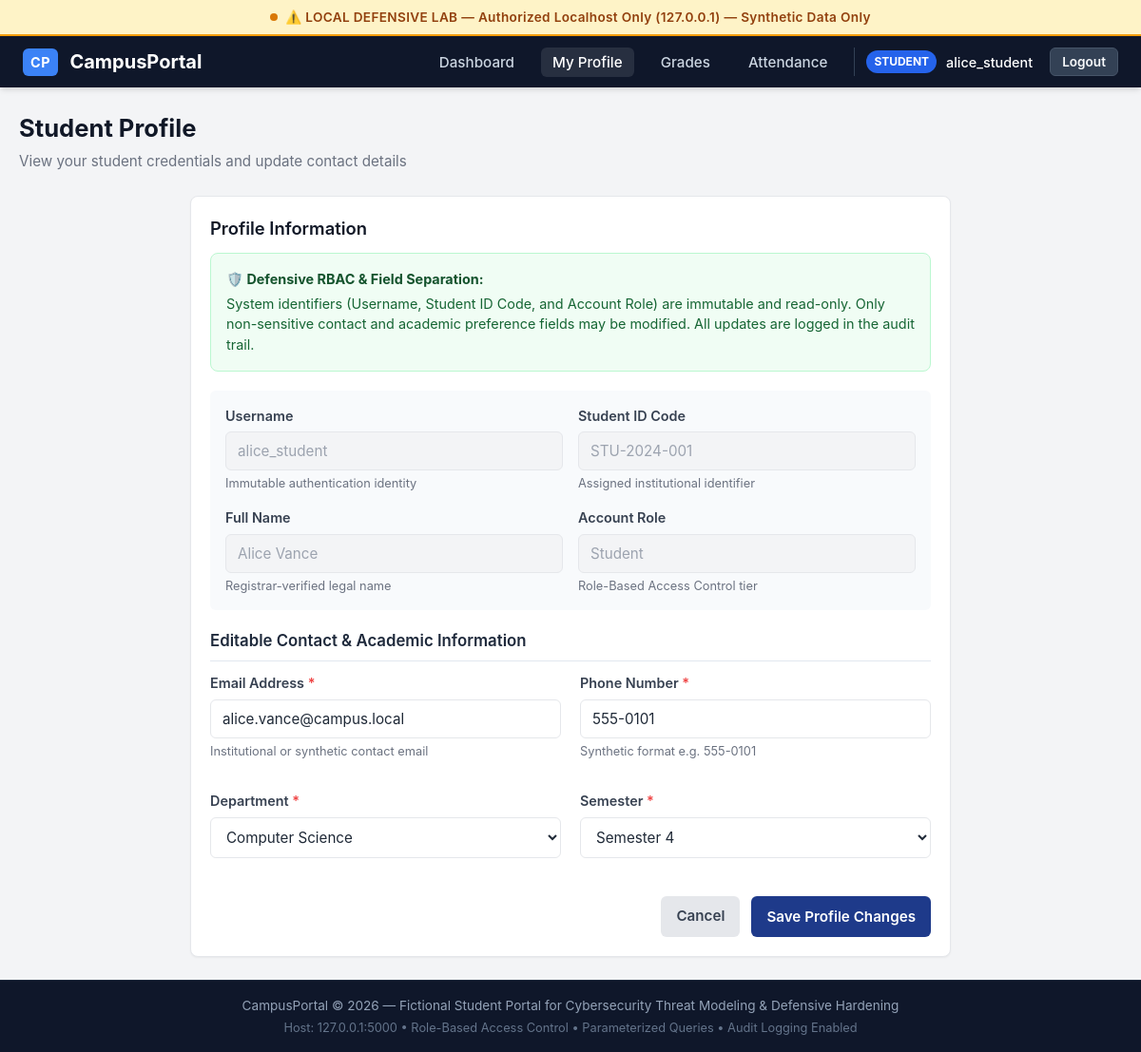
Page /student/profile (signed in) on the committed database.
### tables this page shows
CREATE TABLE users (
            id INTEGER PRIMARY KEY AUTOINCREMENT,
            username TEXT UNIQUE NOT NULL,
            password_hash TEXT NOT NULL,
            role TEXT NOT NULL CHECK(role IN ('student', 'faculty', 'admin')),
            is_active INTEGER NOT NULL DEFAULT 1,
            created_at TEXT NOT NULL,
            last_login TEXT
        );

CREATE TABLE students (
            id INTEGER PRIMARY KEY AUTOINCREMENT,
            user_id INTEGER UNIQUE NOT NULL,
            student_id_code TEXT UNIQUE NOT NULL,
            full_name TEXT NOT NULL,
            email TEXT NOT NULL,
            phone TEXT NOT NULL,
            department TEXT NOT NULL,
            semester INTEGER NOT NULL,
            FOREIGN KEY (user_id) REFERENCES users(id) ON DELETE CASCADE
        );

### app.py (the view, shortened to what this page needs)
    @app.route("/student/profile", methods=["GET", "POST"])
    @roles_required("student")
    def student_profile():
        user_id = session["user_id"]
        conn = get_db_connection(app.config["DATABASE_PATH"])
        student = conn.execute(
            "SELECT * FROM students WHERE user_id = ?", (user_id,)
        ).fetchone()
        if not student:
            conn.close()
            abort(404)
        conn.close()
        return render_template("student/profile.html", student=student, departments=ALLOWED_DEPARTMENTS)

### database.py (called while the page is built)
def get_db_connection(db_path=None):
    if db_path is None:
        try:
            from flask import current_app
            if current_app and current_app.config.get("DATABASE_PATH"):
                db_path = current_app.config["DATABASE_PATH"]
        except (RuntimeError, ImportError):
            pass
    path = db_path or Config.DATABASE_PATH
    conn = sqlite3.connect(path)
    conn.row_factory = sqlite3.Row
    conn.execute("PRAGMA foreign_keys = ON")
    return conn

### security.py (called while the page is built, shortened)
def generate_csrf_token() -> str:
    if "_csrf_token" not in session:
        session["_csrf_token"] = secrets.token_hex(24)
    return session["_csrf_token"]

def roles_required(*allowed_roles):
    def decorator(f):
        @wraps(f)
        def decorated_function(*args, **kwargs):
            user_id = session.get("user_id")
            role = session.get("role")
            username = session.get("username")
            if not user_id or not role:
                flash("Please log in to access this page.", "warning")
                return redirect(url_for("login", next=request.path))
            conn = get_db_connection()
            user = conn.execute(
                "SELECT id, is_active, role FROM users WHERE id = ?", (user_id,)
            ).fetchone()
            conn.close()
            return f(*args, **kwargs)
        return decorated_function
    return decorator

### templates/student/profile.html (shortened to what this page needs)
{% extends "base.html" %}
{% block content %}
<div class="page-header">
  <div>
    <h1 class="page-title">Student Profile</h1>
    <p class="page-subtitle">View your student credentials and update contact details</p>
  </div>
</div>
<div style="max-width: 800px; margin: 0 auto;">
  <div class="card">
    <div class="card-title">Profile Information</div>
    <div class="security-notice-box" style="margin-bottom: 20px;">
      <strong>🛡️ Defensive RBAC &amp; Field Separation:</strong>
      System identifiers (Username, Student ID Code, and Account Role) are immutable and read-only.
      Only non-sensitive contact and academic preference fields may be modified. All updates are logged in the audit trail.
    </div>
    <form action="{{ url_for('student_profile') }}" method="POST">
      <div style="display: grid; grid-template-columns: 1fr 1fr; gap: 16px; margin-bottom: 20px; background-color: #f8fafc; padding: 16px; border-radius: 6px;">
        <div class="form-group" style="margin-bottom: 0;">
          <label class="form-label">Username</label>
          <input type="text" class="form-input" value="{{ session.get('username') }}" disabled>
          <div class="form-help">Immutable authentication identity</div>
        </div>
        <div class="form-group" style="margin-bottom: 0;">
          <label class="form-label">Student ID Code</label>
          <input type="text" class="form-input" value="{{ student.student_id_code }}" disabled>
          <div class="form-help">Assigned institutional identifier</div>
        </div>
        <div class="form-group" style="margin-bottom: 0;">
          <label class="form-label">Full Name</label>
          <input type="text" class="form-input" value="{{ student.full_name }}" disabled>
          <div class="form-help">Registrar-verified legal name</div>
        </div>
        <div class="form-group" style="margin-bottom: 0;">
          <label class="form-label">Account Role</label>
          <input type="text" class="form-input" value="{{ session.get('role')|capitalize }}" disabled>
          <div class="form-help">Role-Based Access Control tier</div>
        </div>
      </div>
      <h3 style="font-size: 1.05rem; font-weight: 600; color: #1e293b; margin-bottom: 12px; border-bottom: 1px solid #e2e8f0; padding-bottom: 8px;">
        Editable Contact &amp; Academic Information
      </h3>
      <div class="grid-container" style="margin-bottom: 16px;">
        <div class="form-group">
          <label for="email" class="form-label">Email Address <span style="color: var(--danger);">*</span></label>
          <input type="email" id="email" name="email" class="form-input" value="{{ student.email }}" required>
          <div class="form-help">Institutional or synthetic contact email</div>
        </div>
        <div class="form-group">
          <label for="phone" class="form-label">Phone Number <span style="color: var(--danger);">*</span></label>
          <input type="text" id="phone" name="phone" class="form-input" value="{{ student.phone }}" required>
          <div class="form-help">Synthetic format e.g. 555-0101</div>
        </div>
      </div>
      <div class="grid-container" style="margin-bottom: 24px;">
        <div class="form-group">
          <label for="department" class="form-label">Department <span style="color: var(--danger);">*</span></label>
          <select id="department" name="department" class="form-select" required>
            {% for dept in departments %}
              <option value="{{ dept }}" {% if student.department == dept %}selected{% endif %}>{{ dept }}</option>
            {% endfor %}
          </select>
        </div>
        <div class="form-group">
          <label for="semester" class="form-label">Semester <span style="color: var(--danger);">*</span></label>
          <select id="semester" name="semester" class="form-select" required>
            {% for s in range(1, 9) %}
              <option value="{{ s }}" {% if student.semester == s %}selected{% endif %}>Semester {{ s }}</option>
            {% endfor %}
          </select>
        </div>
      </div>
      <div style="display: flex; gap: 12px; justify-content: flex-end;">
        <a href="{{ url_for('student_dashboard') }}" class="btn btn-secondary">Cancel</a>
        <button type="submit" class="btn btn-primary">Save Profile Changes</button>
      </div>
    </form>
  </div>
</div>
{% endblock %}

### templates/base.html (shortened to what this page needs)
<!DOCTYPE html>
<html lang="en">
<head>
  <link rel="stylesheet" href="{{ url_for('static', filename='css/style.css') }}">
</head>
<body>
  <div class="lab-banner" role="alert">
    <span class="pulse-dot"></span>
    <span>⚠️ LOCAL DEFENSIVE LAB — Authorized Localhost Only (127.0.0.1) — Synthetic Data Only</span>
  </div>
  <nav class="navbar">
    <a href="{{ url_for('index') }}" class="navbar-brand">
      <span class="logo-badge">CP</span>
      <span>CampusPortal</span>
    </a>
    <ul class="nav-links">
      {% if session.get('user_id') %}
        {% set role = session.get('role') %}
        {% if role == 'student' %}
          <li><a href="{{ url_for('student_dashboard') }}" class="{% if request.path == url_for('student_dashboard') %}active{% endif %}">Dashboard</a></li>
          <li><a href="{{ url_for('student_profile') }}" class="{% if request.path == url_for('student_profile') %}active{% endif %}">My Profile</a></li>
          <li><a href="{{ url_for('student_grades') }}" class="{% if request.path == url_for('student_grades') %}active{% endif %}">Grades</a></li>
          <li><a href="{{ url_for('student_attendance') }}" class="{% if request.path == url_for('student_attendance') %}active{% endif %}">Attendance</a></li>
        {% elif role == 'faculty' %}
          <li><a href="{{ url_for('faculty_dashboard') }}" class="{% if request.path == url_for('faculty_dashboard') %}active{% endif %}">Faculty Dashboard</a></li>
          <li><a href="{{ url_for('faculty_grades') }}" class="{% if request.path == url_for('faculty_grades') %}active{% endif %}">Manage Grades</a></li>
        {% endif %}
        <li class="user-profile-badge">
          <span class="role-pill role-{{ role }}">{{ role }}</span>
          <span style="font-weight: 500; font-size: 0.9rem;">{{ session.get('username') }}</span>
          <form action="{{ url_for('logout') }}" method="POST" style="display: inline; margin-left: 8px;">
            <button type="submit" class="btn btn-secondary btn-sm" style="background-color: #334155; color: #f8fafc; border: 1px solid #475569;">Logout</button>
          </form>
        </li>
      {% else %}
        <li><a href="{{ url_for('login') }}" class="btn btn-primary btn-sm">Sign In</a></li>
      {% endif %}
    </ul>
  </nav>
  <main class="main-content">
    {% block content %}{% endblock %}
  </main>
  <footer class="portal-footer">
    <p>CampusPortal &copy; 2026 — Fictional Student Portal for Cybersecurity Threat Modeling &amp; Defensive Hardening</p>
    <p style="margin-top: 4px; font-size: 0.8rem; color: #64748b;">
      Host: 127.0.0.1:5000 &bull; Role-Based Access Control &bull; Parameterized Queries &bull; Audit Logging Enabled
    </p>
  </footer>
</body>
</html>

### rows in the picture
users: role "STUDENT", get "alice_student"
students: student_id_code "STU-2024-001", full_name "Alice Vance", email "alice.vance@campus.local", phone "555-0101", department "Computer Science", semester "Semester 4"
